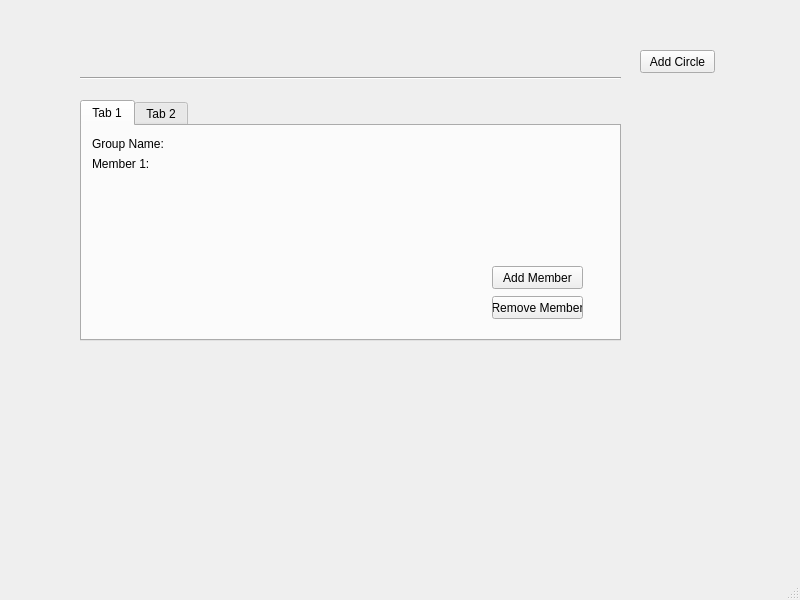
<?xml version="1.0" encoding="UTF-8"?>
<ui version="4.0">
 <class>MainWindow</class>
 <widget class="QMainWindow" name="MainWindow">
  <property name="geometry">
   <rect>
    <x>0</x>
    <y>0</y>
    <width>800</width>
    <height>600</height>
   </rect>
  </property>
  <property name="windowTitle">
   <string>MainWindow</string>
  </property>
  <widget class="QWidget" name="centralwidget">
   <widget class="QPushButton" name="addCircle_button">
    <property name="geometry">
     <rect>
      <x>640</x>
      <y>50</y>
      <width>75</width>
      <height>23</height>
     </rect>
    </property>
    <property name="text">
     <string>Add Circle</string>
    </property>
   </widget>
   <widget class="Line" name="line">
    <property name="geometry">
     <rect>
      <x>80</x>
      <y>70</y>
      <width>541</width>
      <height>16</height>
     </rect>
    </property>
    <property name="orientation">
     <enum>Qt::Horizontal</enum>
    </property>
   </widget>
   <widget class="QTabWidget" name="group_tabs">
    <property name="geometry">
     <rect>
      <x>80</x>
      <y>100</y>
      <width>541</width>
      <height>241</height>
     </rect>
    </property>
    <property name="currentIndex">
     <number>0</number>
    </property>
    <widget class="QWidget" name="tab">
     <attribute name="title">
      <string>Tab 1</string>
     </attribute>
     <widget class="QLabel" name="group_name">
      <property name="geometry">
       <rect>
        <x>10</x>
        <y>10</y>
        <width>71</width>
        <height>16</height>
       </rect>
      </property>
      <property name="text">
       <string>Group Name:</string>
      </property>
     </widget>
     <widget class="QLabel" name="member">
      <property name="geometry">
       <rect>
        <x>10</x>
        <y>30</y>
        <width>61</width>
        <height>16</height>
       </rect>
      </property>
      <property name="text">
       <string>Member 1:</string>
      </property>
     </widget>
     <widget class="QPushButton" name="add_member_button">
      <property name="geometry">
       <rect>
        <x>410</x>
        <y>140</y>
        <width>91</width>
        <height>23</height>
       </rect>
      </property>
      <property name="text">
       <string>Add Member</string>
      </property>
     </widget>
     <widget class="QPushButton" name="remove_member_button">
      <property name="geometry">
       <rect>
        <x>410</x>
        <y>170</y>
        <width>91</width>
        <height>23</height>
       </rect>
      </property>
      <property name="text">
       <string>Remove Member</string>
      </property>
     </widget>
    </widget>
    <widget class="QWidget" name="tab_2">
     <attribute name="title">
      <string>Tab 2</string>
     </attribute>
    </widget>
   </widget>
  </widget>
  <widget class="QStatusBar" name="statusbar"/>
 </widget>
 <resources/>
 <connections/>
</ui>
